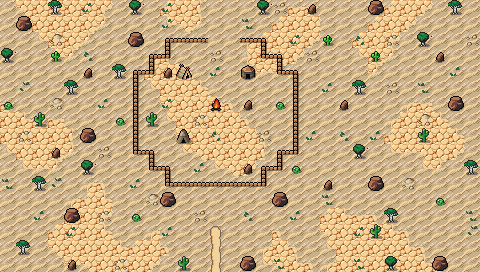

Tiled map render using the project's own tile images. Description and the map definition, with tile-layer contents summarised, below:
An orthogonal 30x17 tile map with 16x16 px tiles, 3 tile layers (Background, Ground, Clutter), 2 tilesets and 23 objects.

<map version="1.10" tiledversion="1.10.1" orientation="orthogonal" renderorder="right-down" width="30" height="17" tilewidth="16" tileheight="16" infinite="0" nextlayerid="7" nextobjectid="75">
 <editorsettings>
  <export target="wastetown..tmx" format="tmx" />
 </editorsettings>
 <tileset firstgid="1" source="../../../../common/maps/tileset/main.tsx" />
 <tileset firstgid="10113" source="../../../../common/maps/tileset/buildings.tsx" />
 <layer id="1" name="Background" width="30" height="17">
  <data>[510 cells, 510 non-empty, 2 distinct tile ids]</data>
 </layer>
 <layer id="2" name="Ground" width="30" height="17">
  <data>[510 cells, 187 non-empty, 19 distinct tile ids]</data>
 </layer>
 <layer id="3" name="Clutter" width="30" height="17">
  <properties>
   <property name="spriteLayer" type="bool" value="true" />
  </properties>
  <data>[510 cells, 142 non-empty, 23 distinct tile ids]</data>
 </layer>
 <objectgroup id="4" name="Objects">
  <object id="38" template="../../../../common/maps/obj/entry_up.tx" x="192" y="281" width="48" height="16">
   <properties>
    <property name="teleport" value="" />
   </properties>
  </object>
  <object id="48" template="../../../../common/maps/obj/treasure.tx" x="174.5" y="98.6667" />
  <object id="51" template="../../../../common/maps/obj/treasure.tx" x="255.833" y="81.5" />
  <object id="52" template="../../../../common/maps/obj/gold.tx" x="4.22891" y="16.5203" />
  <object id="56" template="../../../../common/maps/obj/collision.tx" x="-16" y="0" width="16" height="272" />
  <object id="57" template="../../../../common/maps/obj/collision.tx" x="480" y="0" width="16" height="272" />
  <object id="58" template="../../../../common/maps/obj/collision.tx" x="-16" y="272" width="512" height="16" />
  <object id="59" template="../../../../common/maps/obj/collision.tx" x="-16" y="-16" width="512" height="16" />
  <object id="60" template="../../../../common/maps/obj/booster.tx" x="192.781" y="172.041">
   <properties>
    <property name="reward">[
  {
    "editions": [ "MIR", "VIS", "WTH" ],
    "type": "card",
    "count": 10,
    "rarity": [ "Common" ]
    "colors": [ "white","green"]
  },
  {
    "editions": [ "MIR", "VIS", "WTH" ],
    "type": "card",
    "count": 3,
    "rarity": [ "Uncommon" ]
    "colors": [ "white","green" ]
  },
  {
    "editions": [ "MIR", "VIS", "WTH" ],
    "type": "card",
    "count": 1,
    "rarity": [ "Rare" ]
    "colors": [ "white","green" ]
  }
]
</property>
   </properties>
  </object>
  <object id="61" template="../../../../common/maps/obj/manashards.tx" x="259.414" y="164.098" />
  <object id="62" template="../../../../common/maps/obj/manashards.tx" x="139.828" y="148.212" />
  <object id="63" template="../../../../common/maps/obj/enemy.tx" x="221.023" y="141.152">
   <properties>
    <property name="enemy" value="Leonin Weaponmaster" />
    <property name="pursueRange" type="int" value="30" />
    <property name="threatRange" type="int" value="30" />
   </properties>
  </object>
  <object id="64" template="../../../../common/maps/obj/enemy.tx" x="215.728" y="57.7504">
   <properties>
    <property name="enemy" value="Leonin Weaponmaster" />
    <property name="pursueRange" type="int" value="30" />
   </properties>
  </object>
  <object id="65" template="../../../../common/maps/obj/enemy.tx" x="183.515" y="119.971" visible="1">
   <properties>
    <property name="enemy" value="Leonin Warrior" />
    <property name="pursueRange" type="int" value="30" />
    <property name="threatRange" type="int" value="30" />
   </properties>
  </object>
  <object id="66" template="../../../../common/maps/obj/enemy.tx" x="403.271" y="108.939">
   <properties>
    <property name="enemy" value="Lion" />
    <property name="fleeRange" value="30" />
    <property name="pursueRange" type="int" value="30" />
    <property name="threatRange" type="int" value="30" />
    <property name="waypoints" value="72,73,72,71" />
   </properties>
  </object>
  <object id="67" template="../../../../common/maps/obj/enemy.tx" x="16.2703" y="150.419">
   <properties>
    <property name="enemy" value="Lion" />
    <property name="fleeRange" value="30" />
    <property name="pursueRange" type="int" value="30" />
    <property name="threatRange" type="int" value="30" />
    <property name="waypoints" value="70,69,68,69" />
   </properties>
  </object>
  <object id="68" template="../../../../common/maps/obj/waypoint.tx" x="108.497" y="47.601" />
  <object id="69" template="../../../../common/maps/obj/waypoint.tx" x="19.3592" y="49.8074" />
  <object id="70" template="../../../../common/maps/obj/waypoint.tx" x="15.829" y="239.557" />
  <object id="71" template="../../../../common/maps/obj/waypoint.tx" x="466.374" y="60.3981" />
  <object id="72" template="../../../../common/maps/obj/waypoint.tx" x="383.855" y="127.914" />
  <object id="73" template="../../../../common/maps/obj/waypoint.tx" x="309.72" y="135.415" />
  <object id="74" template="../../../../common/maps/obj/waypoint.tx" x="303.101" y="220.582" />
 </objectgroup>
</map>
